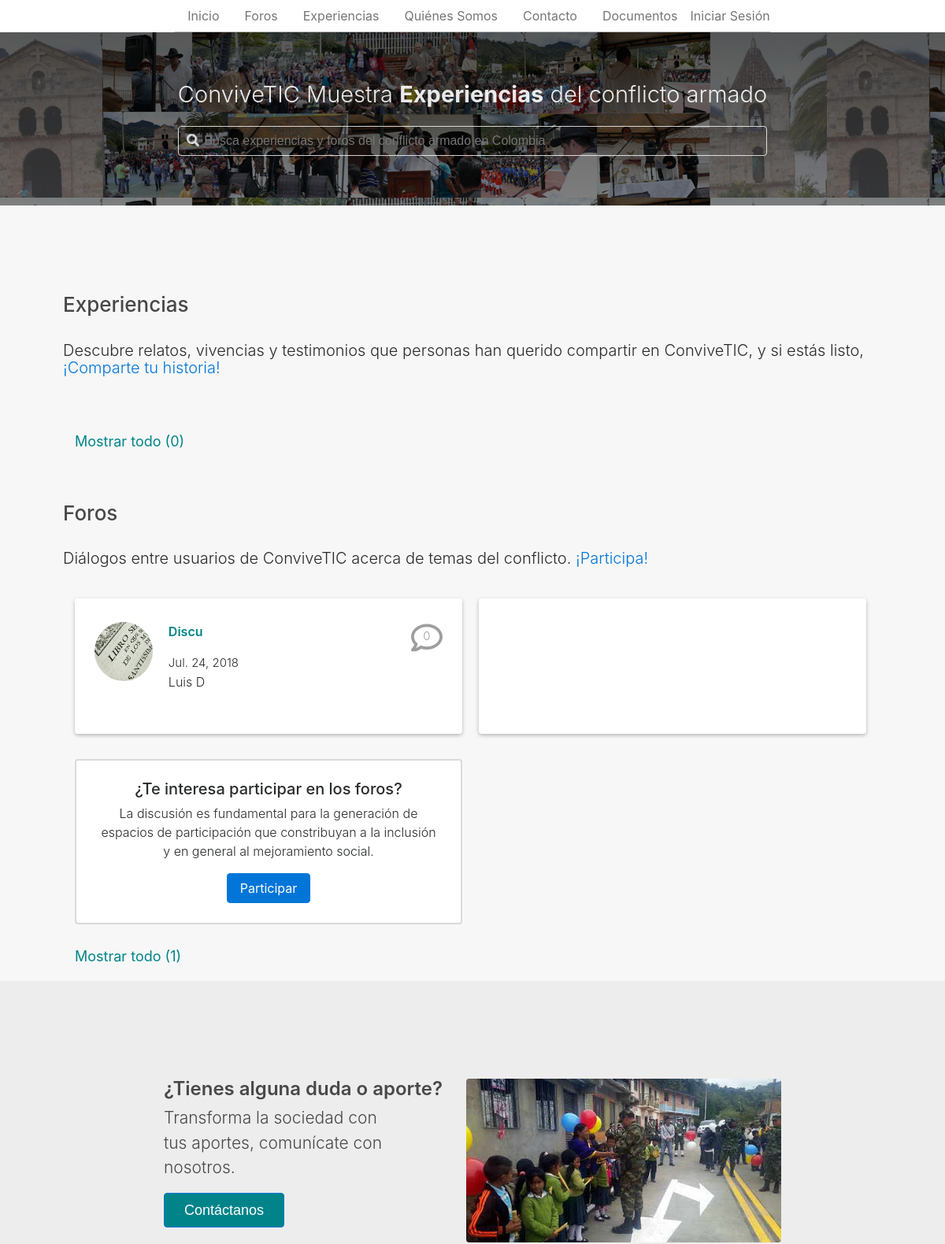
The app's page / (upper part), older data.
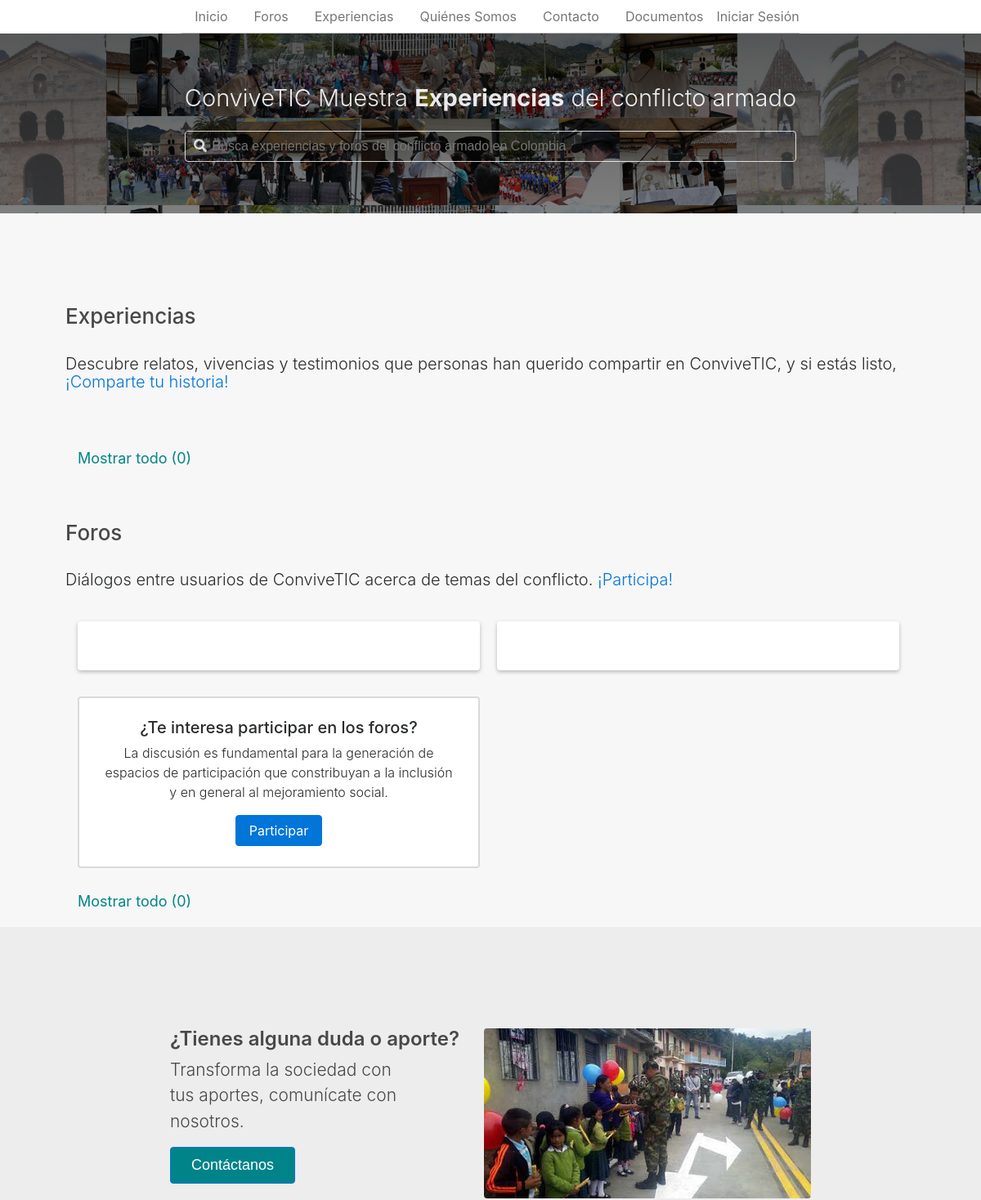
The same page, newer data.
### app/models.py (models this page shows)
class Thread(models.Model):
	author = models.ForeignKey(
		User,
		on_delete=models.SET_NULL,
		null=True
	)
	title = models.CharField(
		max_length=100,
		blank=False,
		null=False
	)
	description = models.TextField(
		default='',
		blank=False,
		null=False
	)
	pub_date = models.DateField(
		default=date.today
	)
	video_url = models.CharField(
		max_length=50,
		null=True,
		blank=True
	)
	audio_url = models.CharField(
		max_length=100,
		null=True,
		blank=True
	)
	img = models.ImageField(
		upload_to="uploads/",
		null=True,
		blank=True
	)
	status = models.CharField(
		max_length = 20,
		choices = STATUS_CHOICES,
		default = 'P'
	)
	views = models.PositiveIntegerField(
		default = 0
	)
	tags = models.ManyToManyField(ThreadTag, blank=True)

### app/views.py (the view)
# urls.py: path('', Index.as_view(), name='index'),
class Index(ListView):
	template_name = 'app/index.html'
	context_object_name = 'thread_list'
	queryset = Thread.objects.order_by('pub_date')[:4]
	def get_context_data(self, **kwargs):
		context = super().get_context_data(**kwargs)
		context['secondary_threads'] = Thread.objects.annotate(likes=Count('like')).order_by('pub_date')[4:8]
		context['experiences'] = Experience.objects.filter(status='A').order_by('pub_date')[:9]
		context['th_quantity'] = Thread.objects.all().count()
		group =  Group.objects.get(name="Administrador")
		if group in self.request.user.groups.all():
			pending_experiences = Experience.objects.filter(status='P').count()
			if pending_experiences > 0:
				messages.info(self.request, "Tienes "+str(pending_experiences)+" Experiencia(s) pendientes por revisar.")
		return context

### app/templates/app/index.html (shortened to what this page needs)
{% extends 'app/base.html' %}
{% load static %}
{% block content %}
	<div class="container-fluid p-container" ng-controller="indexController as ixCtrl">
		<section class="exp-section">
			<div class="exp-gra-c">
				<h3 class="border exp-section-title">Experiencias</h3>
				<br>
				<h5 class="exp-section-description">Descubre relatos, vivencias y testimonios que personas han querido compartir en ConviveTIC, y si estás listo, <a href="{% url 'experiences' %}">¡Comparte tu historia!</a></h5>
				<br>
				<div class="more-exp">
					<a href="{% url 'experiences' %}" >Mostrar todo ({{experiences.count}}) </a>
				</div>
			</div>
		</section>
		<section class="forum-section">
			<div class="for-gra-c">
				<h3 class="border for-section-title">Foros</h3>
				<br>
				<h5 class="for-section-description">Diálogos entre usuarios de ConviveTIC acerca de temas del conflicto. <a href="{% url 'forums' %}">¡Participa!</a></h5>
				<div class="forum-c">
					<div class="forum rounded">
						{% for thread in thread_list %}
							<div class="forum-item">
								<div class="f-image">
									{% include 'app/thread_thumbnail.html' %}
								</div>
								<div class="forum-inline">
									<div class="for-data">
										<a href="{% url 'thread-detail' thread.id %}">{{thread.title}}</a>
										<div class="comment-c">
											<i class="far fa-comment"></i>
											<div class="comment-counter">
												{{thread.comment_set.count}}
											</div>
										</div>
									</div>
									<div class="forum-publisher">
										<p class="f-date">{{ thread.pub_date }}</p>
										<p class="f-name">{{ thread.author.get_full_name }}</p>
									</div>
								</div>
							</div>
						{% endfor %}
					</div>
					<div class="forum rounded">
					</div>
					<div class="f-aside">
						<div class="forum-invitation rounded">
							<h5>¿Te interesa participar en los foros?</h5>
							<p>La discusión es fundamental para la generación de espacios de participación que constribuyan a la inclusión y en general al mejoramiento social.</p>
							<a class="btn btn-primary" href="{% url 'forums' %}">Participar</a>
						</div>
					</div>
				</div>
				<div class="more-forum">
					<a href="{% url 'forums' %}" >Mostrar todo ({{th_quantity}})</a>
				</div>
			</div>
		</section>
	</div>
	<div class="container-fluid block-expl">
		<div class="contact-section">
			<div class="contact-c">
				<div class="left-c">
					<h4>¿Tienes alguna duda o aporte?</h4>
					<p>Transforma la sociedad con tus aportes, comunícate con nosotros.</p>
					<button class="btn btn-primary">Contáctanos</button>
				</div>
				<div class="right-c">
					<img class="rounded" src="{% static 'app/img/img6.jpg' %}">
				</div>
			</div>
		</div>
	</div>
{% endblock %}

### app/templates/app/thread_thumbnail.html
{% load static %}
{% if thread.video_url %}
	<img class="rounded-circle" src="https://img.youtube.com/vi/{{thread.video_url}}/0.jpg">
{% elif thread.img %}
	<img class="rounded-circle" src="{{thread.img.url}}" alt=""></img>
{% elif thread.audio_url %}
	<img class="rounded-circle" src="{% static 'app/img/defaults/audioposts/1.jpeg' %}">
{% else %}
	<img class="rounded-circle" src="{% static 'app/img/defaults/textposts/1.jpg' %}">
{% endif %}

Row changes from the older to the newer data that the page shows:
removed Thread: title "Discu", comment_set.count "0", pub_date "Jul. 24, 2018", author.get_full_name "Luis D"
Text that changed along with them:
{{ th_quantity }}: "1" → "0"
